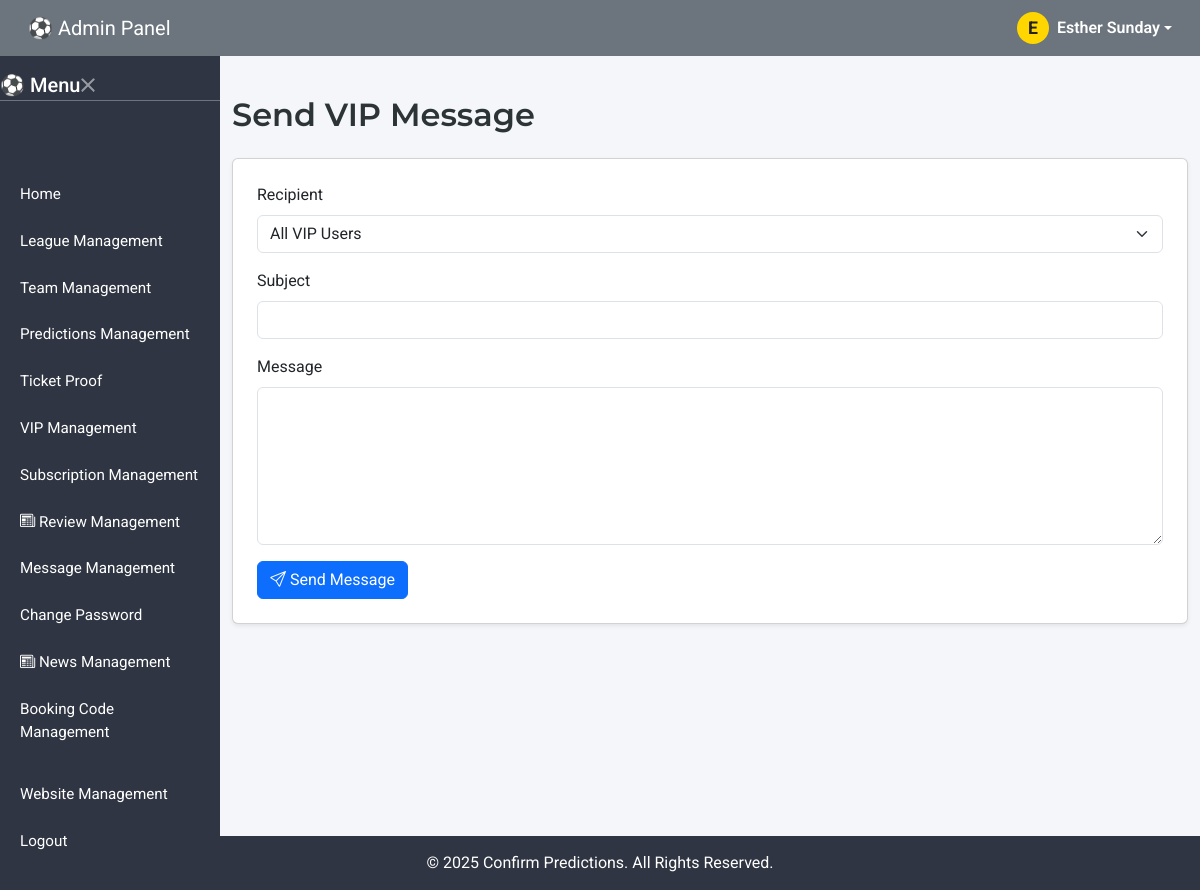
Page /Admin/send-message.php (signed in) on the committed database.
### tables this page shows
CREATE TABLE `users` (
  `id` int(11) NOT NULL,
  `full_name` varchar(100) DEFAULT NULL,
  `email` varchar(100) NOT NULL,
  `phone` varchar(20) DEFAULT NULL,
  `password_hash` varchar(255) NOT NULL,
  `role` enum('admin','vip') DEFAULT 'vip',
  `status` enum('active','inactive','banned') DEFAULT 'active',
  `image` text DEFAULT 'uploadImage/Profile/default.png',
  `country` varchar(20) DEFAULT NULL,
  `wallet_balance` decimal(10,0) NOT NULL,
  `created_at` timestamp NOT NULL DEFAULT current_timestamp()
);

CREATE TABLE `website_settings` (
  `id` int(11) NOT NULL,
  `site_name` varchar(100) DEFAULT NULL,
  `site_email` varchar(100) DEFAULT NULL,
  `logo` varchar(255) DEFAULT NULL,
  `site_url` varchar(255) DEFAULT NULL,
  `whatsapp_phone` varchar(20) DEFAULT NULL,
  `address` text NOT NULL,
  `phone1` varchar(15) NOT NULL,
  `phone2` varchar(15) NOT NULL,
  `updated_at` timestamp NOT NULL DEFAULT current_timestamp() ON UPDATE current_timestamp(),
  `paystack_secret_key` text NOT NULL,
  `paystack_public_key` text NOT NULL
);

### inc/config.php (called while the page is built, shortened)
<?php
include('../database/connect.php');
$user_id = $_SESSION["user_id"];
$stmt = $dbh->query("SELECT * FROM users where id='$user_id'");
$row_user = $stmt->fetch();
$stmt = $dbh->query("SELECT * FROM website_settings");
$row_website = $stmt->fetch();
$app_name= $row_website['site_name'] ;
?>

### Admin/send-message.php (the view, shortened to what this page needs)
<?php
include('../inc/config.php');
?>
<!DOCTYPE html>
<html lang="en">
<head>
  <?php include 'partials/head.php'; ?>
</head>
<body>
<nav class="navbar navbar-expand-lg navbar-dark px-3 fixed-top">
  <?php include 'partials/nav.php'; ?>
</nav>
<div class="d-none d-lg-block sidebar desktop-sidebar">
  <?php include 'partials/desktop-sidebar.php'; ?>
</div>
<main class="pt-5 mt-4 mb-5">
  <div class="container mt-4">
    <h2 class="mb-4">Send VIP Message</h2>
    <div class="card shadow-sm p-4">
      <form method="POST">
        <div class="mb-3">
          <label for="user_id" class="form-label">Recipient</label>
          <select class="form-select" name="user_id" id="user_id" required>
            <option value="all">All VIP Users</option>
          </select>
        </div>
        <div class="mb-3">
          <label for="subject" class="form-label">Subject</label>
          <input type="text" name="subject" id="subject" class="form-control" required>
        </div>
        <div class="mb-3">
          <label for="message" class="form-label">Message</label>
          <textarea name="message" id="message" class="form-control" rows="6" required></textarea>
        </div>
        <button type="submit" class="btn btn-primary"><i class="bi bi-send"></i> Send Message</button>
      </form>
    </div>
  </div>
</main>
<footer>
  <div class="container">
    <?php include '../vip/partials/footer.php'; ?>
  </div>
</footer>
</body>
</html>

### Admin/partials/nav.php (shortened to what this page needs)
<div class="container-fluid">
    <a class="navbar-brand" href="#">⚽ Admin Panel</a>
    <div class="d-flex align-items-center gap-3 ms-auto">
     <div class="d-flex align-items-center ms-auto gap-3">
      <div class="dropdown">
        <a href="#" class="d-flex align-items-center text-white text-decoration-none dropdown-toggle" data-bs-toggle="dropdown">
          <div id="admin-avatar" style="background: #FFD600; color: #222; width: 32px; height: 32px; border-radius: 50%; display: flex; align-items: center; justify-content: center; font-weight: bold;">
        <?php
        $fullName = $row_user['full_name'];
        $initials = '';
        $parts = explode(' ', trim($fullName));
        if (count($parts) > 0 && strlen($parts[0]) > 0) {
          $initials = strtoupper($parts[0][0]);
        }
        echo htmlspecialchars($initials);
        ?>
          </div>
          <span class="ms-2 fw-semibold"><?php echo htmlspecialchars($row_user['full_name']); ?></span>
        </a>
      </div>
    </div>
    </div>
  </div>

### vip/partials/footer.php
&copy; <script>document.write(new Date().getFullYear());</script> <?php echo $app_name;?>. All Rights Reserved.

### Admin/assets/css/style.css (style rules this page uses)
:root { --main-grey: #6c757d; --dark-grey: #343a40; --light-grey: #e9ecef; --card-bg: #ffffff; --info-blue: #0dcaf0; --warning-yellow: #ffc107; --danger-red: #dc3545; }
body { font-family: 'Segoe UI', sans-serif; background-color: #f4f6f9; color: #333; }
.sidebar { background-color: var(--dark-grey); color: #fff; height: 100vh; padding-top: 70px; }
.navbar { background-color: var(--main-grey); z-index: 1050; }
footer { background-color: var(--dark-grey); color: white; text-align: center; padding: 15px 0; position: fixed; bottom: 0; width: 100%; z-index: 999; }
@media (min-width: 992px) { .desktop-sidebar { position: fixed; top: 0; bottom: 0; left: 0; width: 220px; z-index: 1030; } }
@media (min-width: 992px) { main { margin-left: 220px; } }

### Admin/assets/css/main-style.css (style rules this page uses)
:root { --main-grey: #6c757d; --dark-grey: #2f3542; --light-grey: #f1f2f6; --card-bg: #ffffff; --blue-gradient: linear-gradient(135deg, #74ebd5, #9face6); --yellow-gradient: linear-gradient(135deg, #f6d365, #fda085); --red-gradient: linear-gradient(135deg, #f5576c, #f093fb); }
body { font-family: 'Roboto', sans-serif; background-color: #f5f6fa; color: #2d3436; }
h2, h4 { font-family: 'Montserrat', sans-serif; font-weight: 600; }
.navbar { background-color: var(--main-grey); z-index: 1050; }
.navbar .nav-link, .navbar .navbar-brand { color: white !important; }
.sidebar { background-color: var(--dark-grey); color: #fff; height: 100vh; padding-top: 70px; }
#admin-avatar { background-color: #ffc107; width: 40px; height: 40px; display: flex; align-items: center; justify-content: center; color: white; font-weight: bold; border-radius: 50%; font-size: 1.1rem; }
footer { background-color: var(--dark-grey); color: white; text-align: center; padding: 15px 0; position: fixed; bottom: 0; width: 100%; z-index: 999; }
@media (min-width: 992px) { .desktop-sidebar { position: fixed; top: 0; bottom: 0; left: 0; width: 220px; z-index: 1030; } }
@media (min-width: 992px) { main { margin-left: 220px; } }

### rows in the picture
users: full_name "E", full_name "Esther Sunday"
website_settings: site_name "Confirm Predictions"
